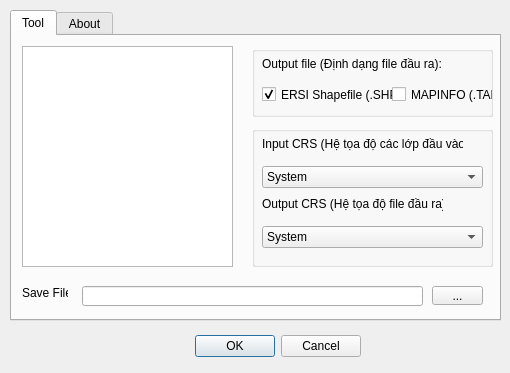
<?xml version="1.0" encoding="UTF-8"?>
<ui version="4.0">
 <class>ConvertprjBatchDialogBase</class>
 <widget class="QDialog" name="ConvertprjBatchDialogBase">
  <property name="enabled">
   <bool>true</bool>
  </property>
  <property name="geometry">
   <rect>
    <x>0</x>
    <y>0</y>
    <width>510</width>
    <height>373</height>
   </rect>
  </property>
  <property name="windowTitle">
   <string>Convert CRS (Chuyển hệ tọa độ và lưu file mới) - GFD V.03</string>
  </property>
  <widget class="QDialogButtonBox" name="button_box">
   <property name="geometry">
    <rect>
     <x>20</x>
     <y>330</y>
     <width>341</width>
     <height>32</height>
    </rect>
   </property>
   <property name="orientation">
    <enum>Qt::Horizontal</enum>
   </property>
   <property name="standardButtons">
    <set>QDialogButtonBox::Cancel|QDialogButtonBox::Ok</set>
   </property>
  </widget>
  <widget class="QTabWidget" name="tabWidget">
   <property name="geometry">
    <rect>
     <x>10</x>
     <y>10</y>
     <width>491</width>
     <height>311</height>
    </rect>
   </property>
   <property name="currentIndex">
    <number>0</number>
   </property>
   <widget class="QWidget" name="tab">
    <attribute name="title">
     <string>Tool</string>
    </attribute>
    <widget class="QListWidget" name="listWidget">
     <property name="geometry">
      <rect>
       <x>10</x>
       <y>10</y>
       <width>211</width>
       <height>221</height>
      </rect>
     </property>
    </widget>
    <widget class="QGroupBox" name="groupBox">
     <property name="geometry">
      <rect>
       <x>240</x>
       <y>10</y>
       <width>241</width>
       <height>71</height>
      </rect>
     </property>
     <property name="title">
      <string/>
     </property>
     <widget class="QCheckBox" name="checkBox_shp">
      <property name="enabled">
       <bool>true</bool>
      </property>
      <property name="geometry">
       <rect>
        <x>10</x>
        <y>40</y>
        <width>131</width>
        <height>17</height>
       </rect>
      </property>
      <property name="text">
       <string>ERSI Shapefile (.SHP)</string>
      </property>
      <property name="checkable">
       <bool>true</bool>
      </property>
      <property name="checked">
       <bool>true</bool>
      </property>
     </widget>
     <widget class="QLabel" name="label">
      <property name="geometry">
       <rect>
        <x>10</x>
        <y>10</y>
        <width>211</width>
        <height>16</height>
       </rect>
      </property>
      <property name="text">
       <string>Output file (Định dạng file đầu ra):</string>
      </property>
     </widget>
     <widget class="QCheckBox" name="checkBox_tab">
      <property name="geometry">
       <rect>
        <x>140</x>
        <y>40</y>
        <width>101</width>
        <height>17</height>
       </rect>
      </property>
      <property name="text">
       <string>MAPINFO (.TAB)</string>
      </property>
     </widget>
    </widget>
    <widget class="QLabel" name="label_2">
     <property name="geometry">
      <rect>
       <x>10</x>
       <y>250</y>
       <width>46</width>
       <height>13</height>
      </rect>
     </property>
     <property name="text">
      <string>Save File:</string>
     </property>
    </widget>
    <widget class="QLineEdit" name="lineEdit">
     <property name="geometry">
      <rect>
       <x>70</x>
       <y>250</y>
       <width>341</width>
       <height>20</height>
      </rect>
     </property>
    </widget>
    <widget class="QToolButton" name="toolButton">
     <property name="geometry">
      <rect>
       <x>420</x>
       <y>250</y>
       <width>51</width>
       <height>19</height>
      </rect>
     </property>
     <property name="text">
      <string>...</string>
     </property>
    </widget>
    <widget class="QGroupBox" name="groupBox_2">
     <property name="geometry">
      <rect>
       <x>240</x>
       <y>90</y>
       <width>241</width>
       <height>141</height>
      </rect>
     </property>
     <property name="title">
      <string/>
     </property>
     <widget class="QComboBox" name="comboBox">
      <property name="geometry">
       <rect>
        <x>10</x>
        <y>40</y>
        <width>221</width>
        <height>22</height>
       </rect>
      </property>
      <item>
       <property name="text">
        <string>System</string>
       </property>
      </item>
      <item>
       <property name="text">
        <string>VN2000 mui 3 KTT 102</string>
       </property>
      </item>
      <item>
       <property name="text">
        <string>VN2000 mui 3 KTT 103</string>
       </property>
      </item>
      <item>
       <property name="text">
        <string>VN2000 mui 3 KTT 104</string>
       </property>
      </item>
      <item>
       <property name="text">
        <string>VN2000 mui 3 KTT 104.5</string>
       </property>
      </item>
      <item>
       <property name="text">
        <string>VN2000 mui 3 KTT 104.75</string>
       </property>
      </item>
      <item>
       <property name="text">
        <string>VN2000 mui 3 KTT 105</string>
       </property>
      </item>
      <item>
       <property name="text">
        <string>VN2000 mui 3 KTT 105.5</string>
       </property>
      </item>
      <item>
       <property name="text">
        <string>VN2000 mui 3 KTT 105.75</string>
       </property>
      </item>
      <item>
       <property name="text">
        <string>VN2000 mui 3 KTT 106</string>
       </property>
      </item>
      <item>
       <property name="text">
        <string>VN2000 mui 3 KTT 106.25</string>
       </property>
      </item>
      <item>
       <property name="text">
        <string>VN2000 mui 3 KTT 106.5</string>
       </property>
      </item>
      <item>
       <property name="text">
        <string>VN2000 mui 3 KTT 107</string>
       </property>
      </item>
      <item>
       <property name="text">
        <string>VN2000 mui 3 KTT 107.25</string>
       </property>
      </item>
      <item>
       <property name="text">
        <string>VN2000 mui 3 KTT 107.5</string>
       </property>
      </item>
      <item>
       <property name="text">
        <string>VN2000 mui 3 KTT 107.75</string>
       </property>
      </item>
      <item>
       <property name="text">
        <string>VN2000 mui 3 KTT 108</string>
       </property>
      </item>
      <item>
       <property name="text">
        <string>VN2000 mui 3 KTT 108.25</string>
       </property>
      </item>
      <item>
       <property name="text">
        <string>VN2000 mui 3 KTT 108.5</string>
       </property>
      </item>
     </widget>
     <widget class="QLabel" name="label_4">
      <property name="geometry">
       <rect>
        <x>10</x>
        <y>10</y>
        <width>201</width>
        <height>16</height>
       </rect>
      </property>
      <property name="text">
       <string>Input CRS (Hệ tọa độ các lớp đầu vào):</string>
      </property>
     </widget>
     <widget class="QLabel" name="label_5">
      <property name="geometry">
       <rect>
        <x>10</x>
        <y>70</y>
        <width>181</width>
        <height>16</height>
       </rect>
      </property>
      <property name="text">
       <string>Output CRS (Hệ tọa độ file đầu ra):</string>
      </property>
     </widget>
     <widget class="QComboBox" name="comboBox_output">
      <property name="geometry">
       <rect>
        <x>10</x>
        <y>100</y>
        <width>221</width>
        <height>22</height>
       </rect>
      </property>
      <item>
       <property name="text">
        <string>System</string>
       </property>
      </item>
      <item>
       <property name="text">
        <string>WGS84 Lat/long - EPGS: 4326</string>
       </property>
      </item>
      <item>
       <property name="text">
        <string>UTM Zone 48N - EPGS: 32648</string>
       </property>
      </item>
      <item>
       <property name="text">
        <string>UTM Zone 49N - EPGS: 32649</string>
       </property>
      </item>
      <item>
       <property name="text">
        <string>VN-2000 Hoi nhap mui 3 KTT 102</string>
       </property>
      </item>
      <item>
       <property name="text">
        <string>VN-2000 Hoi nhap mui 3 KTT 103</string>
       </property>
      </item>
      <item>
       <property name="text">
        <string>VN-2000 Hoi nhap mui 3 KTT 104</string>
       </property>
      </item>
      <item>
       <property name="text">
        <string>VN-2000 Hoi nhap mui 3 KTT 104.5</string>
       </property>
      </item>
      <item>
       <property name="text">
        <string>VN-2000 Hoi nhap mui 3 KTT 104.75</string>
       </property>
      </item>
      <item>
       <property name="text">
        <string>VN-2000 Hoi nhap mui 3 KTT 105</string>
       </property>
      </item>
      <item>
       <property name="text">
        <string>VN-2000 Hoi nhap mui 3 KTT 105.5</string>
       </property>
      </item>
      <item>
       <property name="text">
        <string>VN-2000 Hoi nhap mui 3 KTT 105.75</string>
       </property>
      </item>
      <item>
       <property name="text">
        <string>VN-2000 Hoi nhap mui 3 KTT 106</string>
       </property>
      </item>
      <item>
       <property name="text">
        <string>VN-2000 Hoi nhap mui 3 KTT 106.25</string>
       </property>
      </item>
      <item>
       <property name="text">
        <string>VN-2000 Hoi nhap mui 3 KTT 106.5</string>
       </property>
      </item>
      <item>
       <property name="text">
        <string>VN-2000 Hoi nhap mui 3 KTT 107</string>
       </property>
      </item>
      <item>
       <property name="text">
        <string>VN-2000 Hoi nhap mui 3 KTT 107.25</string>
       </property>
      </item>
      <item>
       <property name="text">
        <string>VN-2000 Hoi nhap mui 3 KTT 107.5</string>
       </property>
      </item>
      <item>
       <property name="text">
        <string>VN-2000 Hoi nhap mui 3 KTT 107.75</string>
       </property>
      </item>
      <item>
       <property name="text">
        <string>VN-2000 Hoi nhap mui 3 KTT 108</string>
       </property>
      </item>
      <item>
       <property name="text">
        <string>VN-2000 Hoi nhap mui 3 KTT 108.25</string>
       </property>
      </item>
      <item>
       <property name="text">
        <string>VN-2000 Hoi nhap mui 3 KTT 108.5</string>
       </property>
      </item>
     </widget>
    </widget>
    <zorder>groupBox</zorder>
    <zorder>groupBox_2</zorder>
    <zorder>listWidget</zorder>
    <zorder>label_2</zorder>
    <zorder>lineEdit</zorder>
    <zorder>toolButton</zorder>
   </widget>
   <widget class="QWidget" name="tab_2">
    <attribute name="title">
     <string>About</string>
    </attribute>
    <widget class="QLabel" name="label_3">
     <property name="geometry">
      <rect>
       <x>10</x>
       <y>0</y>
       <width>471</width>
       <height>91</height>
      </rect>
     </property>
     <property name="text">
      <string> Công cụ này giúp chuyển đổi hệ tọa độ giữa các hệ tọa độ với nhau, đặc biệt từ VN2000 nội bộ
 sang WGS84, được phát triển bởi Green Field Consulting, Ltd..</string>
     </property>
    </widget>
    <widget class="QLabel" name="label_6">
     <property name="geometry">
      <rect>
       <x>10</x>
       <y>60</y>
       <width>461</width>
       <height>81</height>
      </rect>
     </property>
     <property name="text">
      <string>This plugin help to convert coordinate system betwen coodrinates system, especially convert
 from VN2000 Noi bo (3 parameters of Viet nam) to WGS84, this plugin is developed by Green
 Field Consulting, Ltd.</string>
     </property>
    </widget>
   </widget>
  </widget>
 </widget>
 <resources/>
 <connections>
  <connection>
   <sender>button_box</sender>
   <signal>accepted()</signal>
   <receiver>ConvertprjBatchDialogBase</receiver>
   <slot>accept()</slot>
   <hints>
    <hint type="sourcelabel">
     <x>-40</x>
     <y>300</y>
    </hint>
    <hint type="destinationlabel">
     <x>20</x>
     <y>20</y>
    </hint>
   </hints>
  </connection>
  <connection>
   <sender>button_box</sender>
   <signal>rejected()</signal>
   <receiver>ConvertprjBatchDialogBase</receiver>
   <slot>reject()</slot>
   <hints>
    <hint type="sourcelabel">
     <x>-40</x>
     <y>300</y>
    </hint>
    <hint type="destinationlabel">
     <x>20</x>
     <y>20</y>
    </hint>
   </hints>
  </connection>
 </connections>
</ui>
